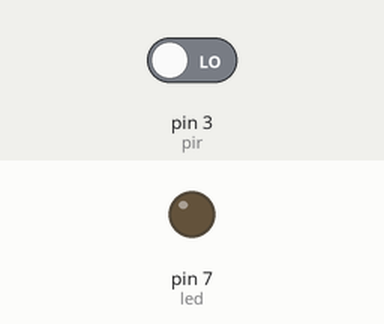
This sketch was run on a simulated Arduino Uno, built with avr-gcc and run on an emulated ATmega328P. On the bench: output pins drawn as LEDs (lit = HIGH). The test bench sets the inputs (shaded band); at power-on: pin 3 (pir) LOW.

Above: at 1.2 s.
1.3 s: pin 3 (pir) driven HIGH
At 2.5 s:
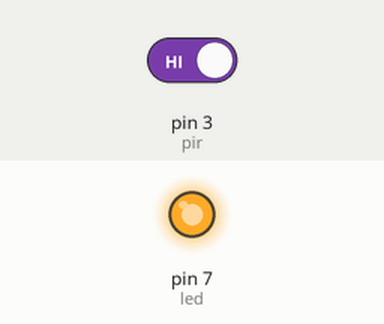
2.8 s: pin 3 (pir) driven LOW
At 3.8 s:
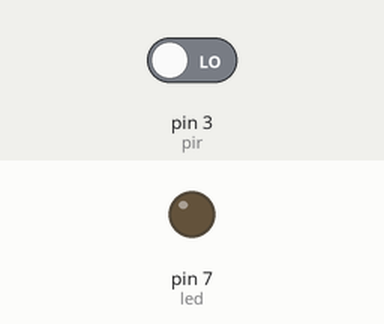
Timing chart, 0 to 5.8 s (numbered marks = the images above; inputs shaded):
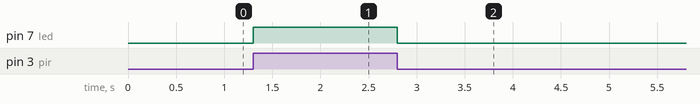

The sketch:

pir.ino
```cpp
int led = 7;
int pir = 3;
int status = 0;
int data = 0;

void setup()
{
  //Serial.begin(9600);
  pinMode(led, OUTPUT);
  pinMode(pir, INPUT);
}

void loop()
{
  data = digitalRead(pir);
  if((data==HIGH)&&(status==LOW)){
    digitalWrite(led, HIGH);
    status = HIGH;
  }else{
    if((data == LOW)&&(status == HIGH)){
    digitalWrite(led, LOW);
    status = LOW;
    }
  }
}
```

Measured:
- after the input at 1.3 s, pin 7 (led): LOW → HIGH at once
- after the input at 2.8 s, pin 7 (led): HIGH → LOW at once
